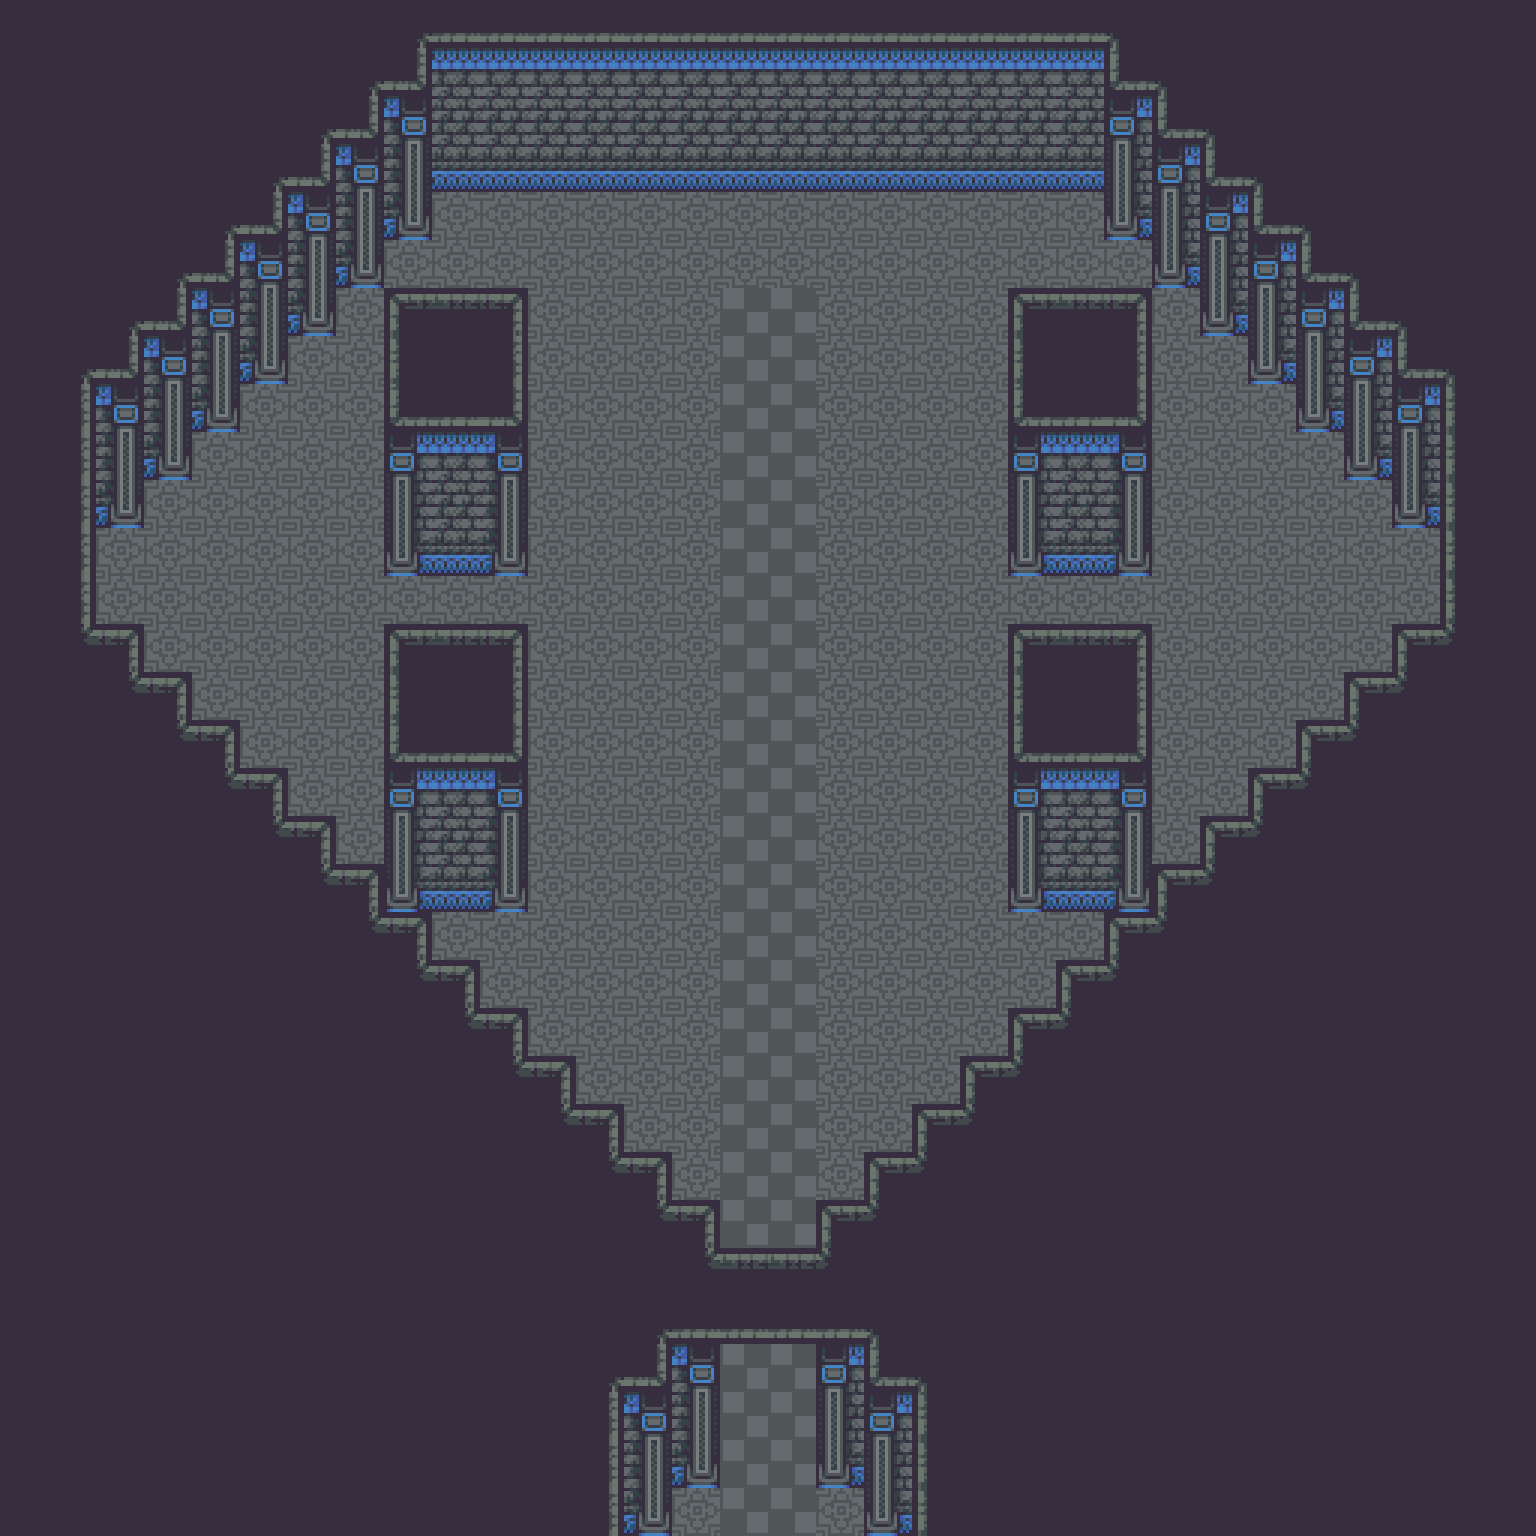

Below is a game level as drawn by its tile map, then a one-line description and the .tmx that defines it (tile-layer data replaced by summaries):
An orthogonal 32x32 tile map with 48x48 px tiles, 3 tile layers (Floor, Furnishing, Ceiling) and 5 objects.

<map version="1.5" tiledversion="1.7.2" orientation="orthogonal" renderorder="right-down" width="32" height="32" tilewidth="48" tileheight="48" infinite="0" nextlayerid="4" nextobjectid="7">
 <tileset firstgid="1" source="Castle.tsx" />
 <layer id="2" name="Floor" width="32" height="32">
  <data>[1024 cells, 1024 non-empty, 2 distinct tile ids]</data>
 </layer>
 <layer id="1" name="Furnishing" width="32" height="32">
  <data>[1024 cells, 704 non-empty, 22 distinct tile ids]</data>
 </layer>
 <layer id="4" name="Ceiling" width="32" height="32">
  <data>[1024 cells, 4 non-empty, 2 distinct tile ids]</data>
 </layer>
 <objectgroup id="3" name="Props">
  <object id="2" gid="235" x="606" y="816" width="324" height="276">
   <properties>
    <property name="I" value="[Npc AraneaImplicitumNpc Downward [Sequence [[Dialog &quot;What a delightful addition... to my web of souls!&quot;] [Battle AraneaImplicitumBattle [AraneaImplicitumDefeated]]]]]" />
   </properties>
  </object>
  <object id="3" gid="235" x="744" y="288" width="48" height="48">
   <properties>
    <property name="I" value="[Portal [StairsPortal true] [IX 2] Downward TombGround [IX 0] false [[KylaAdvent 7]]]" />
   </properties>
  </object>
  <object id="4" gid="235" x="720" y="1488" width="96" height="144">
   <properties>
    <property name="I" value="[Door WoodenDoor [Some SteelKey]]" />
   </properties>
  </object>
  <object id="5" gid="1" x="552" y="564" width="432" height="720">
   <properties>
    <property name="I" value="[Sprite HeavenlyLight [Field HeavenlyLight] [255 255 255 255] Additive [0 0 0 0] FlipNone false]" />
   </properties>
  </object>
  <object id="6" gid="235" x="696" y="492" width="144" height="144">
   <properties>
    <property name="I">[Character
  [Enemy Kyla]
  Downward
  True
  [Sequence
   [ClearSpirits
    [FadeOutSong 2000]
    [Wait 120]
    [PlaySong 2000 0 0.5 0 [Field DancingWithEvil]]
    [Wait 300]
    [Dialog "One hundred years..." False]
    [Dialog "For one hundred years that demon wormed its way into the world through my tainted soul..." False]
    [Dialog "One hundred years of sorrow... anguish..." False]
    [Dialog "...living over and over again through unbearable memories..." False]
    [Dialog "All for a fleeting moment of vengeance..." False]
    [Wait 120]
    [Dialog "The truth is clear now." False]
    [Wait 60]
    [Face [CharacterTarget [Enemy Kyla]] Upward]
    [Wait 60]
    [Dialog "You cannot answer cruelty with cruelty..." False]
    [Wait 120]
    [Dialog "You cannot answer darkness with darkness..." False]
    [Wait 180]
    [FadeOutSong 4000]
    [Face [CharacterTarget [Enemy Kyla]] Downward]
    [Dialog "What is that sound?" False]
    [Wait 180]
    [Dialog "I think I can feel the wind..." False]
    [PlaySong 1000 0 0.5 0 [Field ItsTimeToGo]]
    [Parallel
     [[Fade [SpriteTarget HeavenlyLight] 480 True] [Wait 558]]]
    [Parallel
     [[Move [CharacterTarget [Enemy Kyla]] [0 384] Mosey]
      [Sequence
       [[Wait 60]
        [Dialog "There's already enough suffering in the world..." True]
        [Wait 120]
        [Dialog "There's too much suffering in the world..." True]
        [Wait 180]
        [Dialog "I'm sorry for what I've added to it..." True]]]]]
    [Wait 240]
    [FadeOutSong 5000]
    [Fade [SpriteTarget HeavenlyLight] 300 False]
    [Wait 120]
    [ReplaceAdvent [KylaAdvent 6] [KylaAdvent 7]]
    [PlaySound 0.5 [Field ChestOpen]]]]
  [AraneaImplicitumDefeated]]</property>
   </properties>
  </object>
 </objectgroup>
</map>